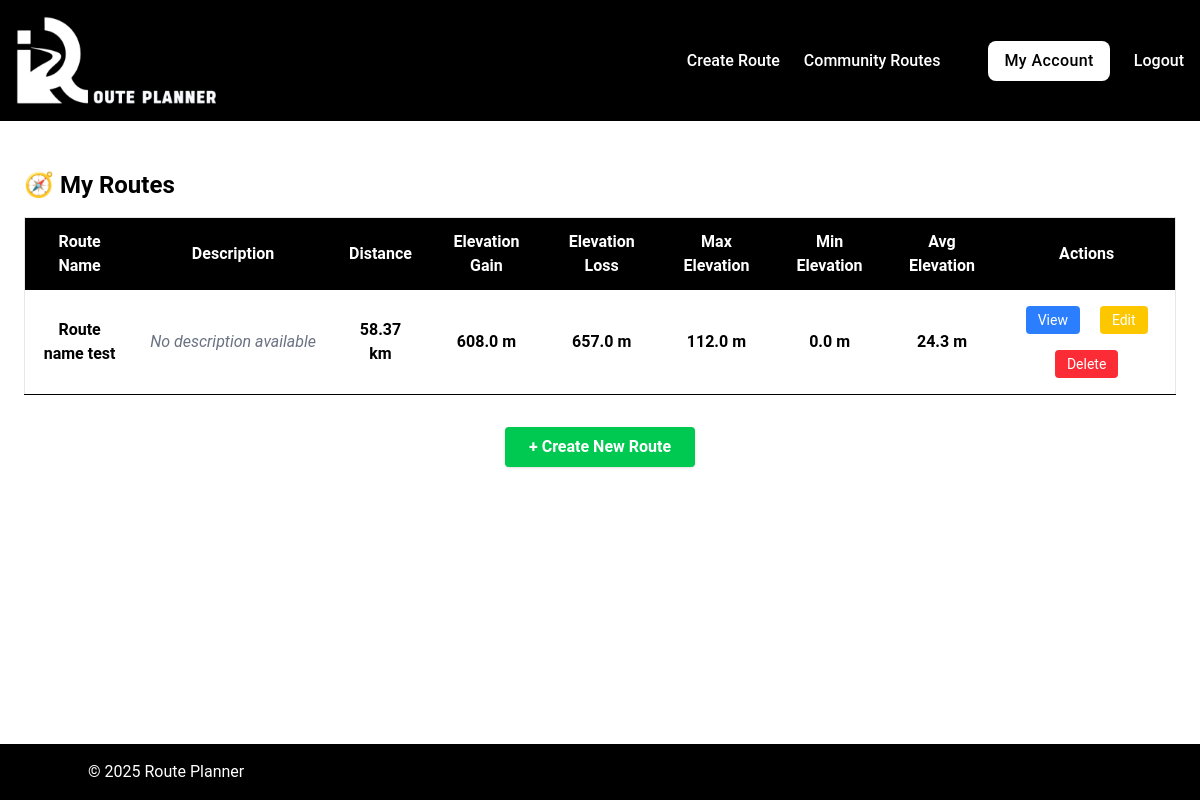
The page /my-routes (signed in) on the database as committed earlier.
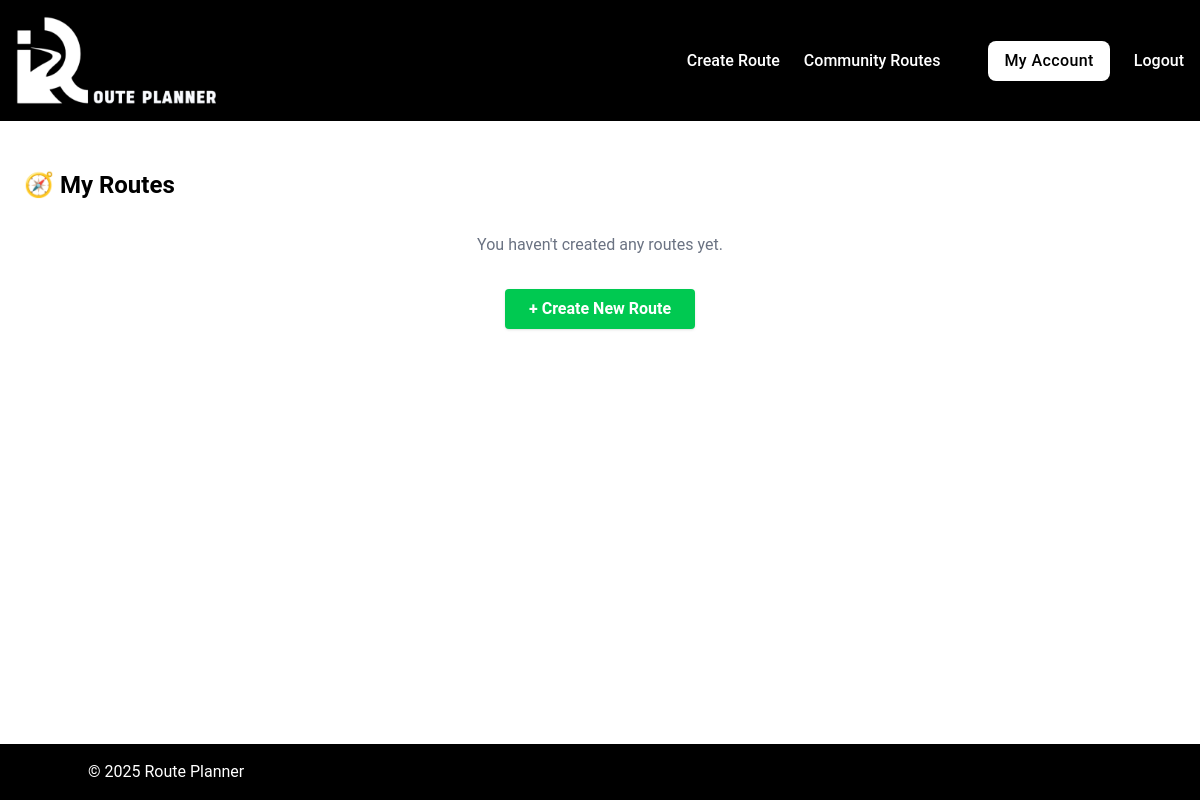
The same page on the database as committed later.
### tables this page shows
CREATE TABLE routes (
id INTEGER PRIMARY KEY,
user_id INTEGER NOT NULL,
name TEXT NOT NULL,
description TEXT,
coordinates TEXT NOT NULL, elevation_gain REAL DEFAULT 0, elevation_loss REAL DEFAULT 0, max_elevation REAL DEFAULT 0, min_elevation REAL DEFAULT 0, avg_elevation REAL DEFAULT 0, total_distance REAL DEFAULT 0, map_image_url TEXT,
FOREIGN KEY (user_id) REFERENCES users(id)
);

### app.py (the view)
@app.route("/my-routes")
@login_required
def my_routes():
    user_id = session.get("user_id")
    my_routes = query_db(
        "SELECT * FROM routes WHERE user_id = ?", (user_id,)
    )
    return render_template("routes/my_routes.html", routes = my_routes, user_id = user_id)

### helpers.py (called while the page is built)
def get_db():
    db = getattr(g, "_database", None)
    if db is None:
        db = g._database = sqlite3.connect(DATABASE)
        db.row_factory = sqlite3.Row # Allows accessing columns by name
    return db

def close_connection(exception):
    db = getattr(g, "_database", None)
    if db is not None:
        db.close()

def query_db(query, args = (), commit = False):
    connection = get_db()
    current = connection.cursor()
    current.execute(query, args)
    if commit:
        connection.commit()
    else:
        return current.fetchall()

def login_required(f):
    @wraps(f)
    def decorated_function(*args, **kwargs):
        if "user_id" not in session:
            flash("Please log in to access this page.", "error")
            return redirect("/login")
        return f(*args, **kwargs)
    return decorated_function

### templates/routes/my_routes.html (shortened to what this page needs)
{% extends "base.html" %}
{% block main %}
  <div class="max-w-7xl mx-auto my-[2%] p-6">
    <h2 class="text-2xl font-bold mb-4">
      🧭 My Routes
    </h2>
    {% if routes %}
      <div class="overflow-x-auto">
        <table class="min-w-full bg-white border border-gray-200">
          <thead class="bg-black text-white sticky top-0 z-10">
            <tr>
              <th class="py-3 px-4 text-center">Route Name</th>
              <th class="py-3 px-4 text-center">Description</th>
              <th class="py-3 px-4 text-center">Distance</th>
              <th class="py-3 px-4 text-center">Elevation Gain</th>
              <th class="py-3 px-4 text-center">Elevation Loss</th>
              <th class="py-3 px-4 text-center hidden sm:table-cell">Max Elevation</th>
              <th class="py-3 px-4 text-center hidden sm:table-cell">Min Elevation</th>
              <th class="py-3 px-4 text-center hidden md:table-cell">Avg Elevation</th>
              <th class="py-3 px-4 text-center">Actions</th>
            </tr>
          </thead>
          <tbody>
            {% for route in routes %}
              <tr class="border-b hover:bg-blue-50 text-center">
                <td class="py-2 px-4 font-semibold">{{ route.name }}</td>
                <td class="py-2 px-4 truncate max-w-xs text-gray-700">
                  {% if route.description %}
                    {{ route.description }}
                  {% else %}
                    <span class="text-gray-500 italic">No description available</span>
                  {% endif %}
                </td>
                <td class="py-2 px-4 font-semibold">{{ route.total_distance }} km</td>
                <td class="py-2 px-4 font-semibold">{{ route.elevation_gain }} m</td>
                <td class="py-2 px-4 font-semibold">{{ route.elevation_loss }} m</td>
                <td class="py-2 px-4 font-semibold hidden sm:table-cell">{{ route.max_elevation }} m</td>
                <td class="py-2 px-4 font-semibold hidden sm:table-cell">{{ route.min_elevation }} m</td>
                <td class="py-2 px-4 font-semibold hidden md:table-cell">{{ route.avg_elevation }} m</td>
                <td class="py-2 px-4 space-x-2 text-center">
                  <a
                    class="
                      inline-block
                      bg-blue-500
                      hover:bg-blue-600
                      text-white
                      px-3
                      py-1
                      rounded
                      text-sm
                      my-2
                      mx-2
                      "
                    href="/route/{{ route.id }}">
                    View
                  </a>
                  <a
                    class="
                      inline-block
                      bg-yellow-400
                      hover:bg-yellow-500
                      text-white
                      px-3
                      py-1
                      rounded
                      text-sm
                      my-2
                      mx-2
                      "
                    href="/route/{{ route.id }}/edit">
                    Edit
                  </a>
                  <a
                    class="
                      inline-block
                      bg-red-500
                      hover:bg-red-600
                      text-white
                      px-3
                      py-1
                      rounded
                      text-sm
                      my-2
                      mx-2
                      "
                    href="/route/{{ route.id }}/delete">
                    Delete
                  </a>
                </td>
              </tr>
            {% endfor %}
          </tbody>
        </table>
      </div>
    {% else %}
      <p class="text-center text-gray-500 mt-8">
        You haven't created any routes yet.
      </p>
    {% endif %}
    <div class="mt-8 flex justify-center">
      <a
        class="bg-green-500 hover:bg-green-600 text-white font-bold py-2 px-6 rounded shadow"
        href="/">
        + Create New Route
      </a>
    </div>
  </div>
{% endblock %}

### templates/base.html (shortened to what this page needs)
<!DOCTYPE html>
<html lang="en" class="h-full">
  <head>
    {% block head %}
    <script src="https://cdn.jsdelivr.net/npm/@tailwindcss/browser@4"></script>
    <link rel="stylesheet" href="/static/css/styles.css" />
    {% endblock %}
  </head>
  <body class="flex flex-col min-h-full">
    <header class="bg-black text-white p-4 font-medium text-">
      <nav>
        <div class="hidden md:flex md:items-center">
          <a href="/" class="shrink-0 mr-8">
            <img
              class="w-50"
              src="/static/images/uploads/logo_2_no_background.png"
              alt="Route Planner logo"
            />
          </a>
          <ul class="flex items-center space-x-6 ml-auto">
            {% if session.get('user_id') %}
            <li><a href="/create" class="hover:underline">Create Route</a></li>
            <li>
              <a href="/routes" class="hover:underline">Community Routes</a>
            </li>
            <li>
              <a href="/profile">
                <button
                  class="bg-white text-black px-4 py-2 rounded-lg hover:bg-gray-100 cursor-pointer tracking-wide"
                >
                  My Account
                </button>
              </a>
            </li>
            <li><a href="/logout" class="hover:underline">Logout</a></li>
            {% endif %}
          </ul>
        </div>
      </nav>
    </header>
    <main class="flex-grow">
      {% block main %}{% endblock %}
    </main>
    <footer class="bg-black text-white p-4">
      <div class="container mx-auto">
        <p class="text-left">&copy; 2025 Route Planner</p>
      </div>
    </footer>
  </body>
</html>

### static/css/styles.css (style rules this page uses)
body { font-family: 'Roboto', -apple-system, BlinkMacSystemFont, 'Segoe UI', sans-serif; }

Rows that differ between the two databases and show on the page:
removed routes: name "Route name test", description "No description available", total_distance "58.37", elevation_gain "608.0", elevation_loss "657.0", max_elevation "112.0", min_elevation "0.0", avg_elevation "24.3"
Other text that changed with them:
text no longer shown: "Route Name Description Distance Elevation Gain Elevation Loss Max Elevation Min Elevation Avg Elevation Actions"
text now shown: "You haven't created any routes yet."
